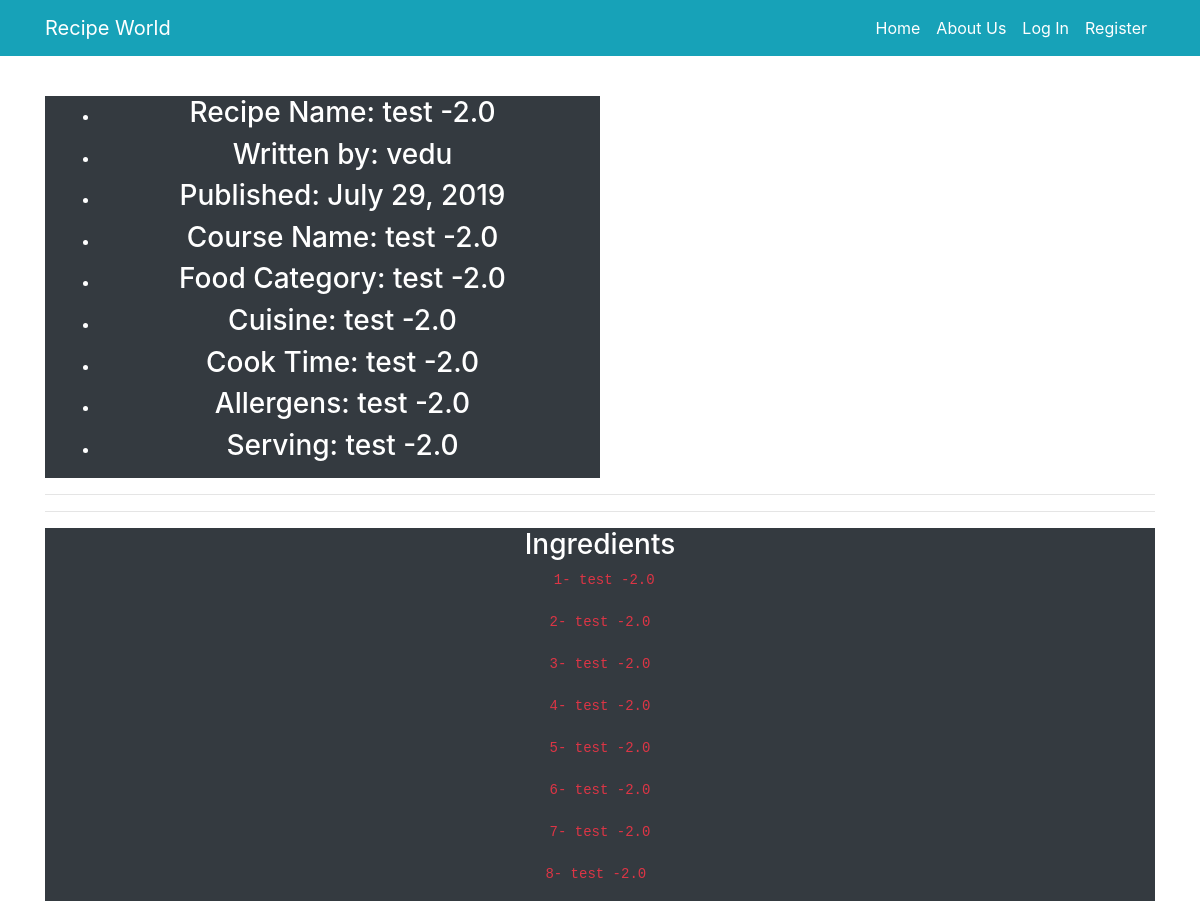
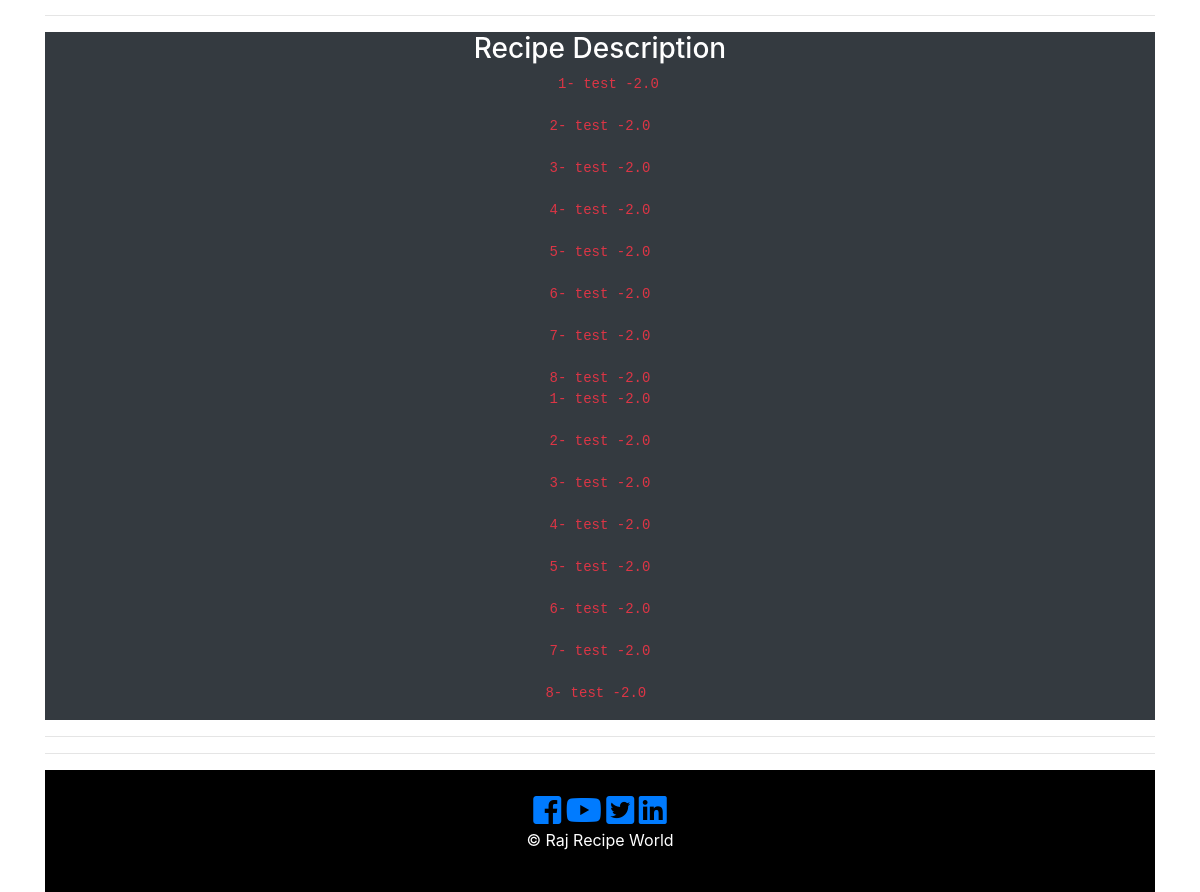
/4, run on the app's committed database (2 pictures, top to bottom).
### recipe_app/models.py (models this page shows, shortened)
class RecipePost(db.Model):
    users = db.relationship(User)
    id = db.Column(db.Integer, primary_key=True)
    user_id = db.Column(db.Integer, db.ForeignKey('users.id'), nullable=False)
    date = db.Column(db.DateTime, nullable=False, default=datetime.utcnow)
    recipe_image = db.Column(db.String(128), default=None, nullable=True)
    recipe_name = db.Column(db.String(164), nullable=False)
    course = db.Column(db.String(164), nullable=False)
    food_category = db.Column(db.String(164), nullable=False)
    cuisine = db.Column(db.String(164), nullable=False)
    prep_time = db.Column(db.String(164), nullable=False)
    cook_time = db.Column(db.String(164), nullable=False)
    allergens = db.Column(db.String(164), nullable=False)
    serving = db.Column(db.String(164), nullable=False)
    ingredients = db.Column(db.Text, nullable=False)
    recipe_description = db.Column(db.Text, nullable=False)

class User(db.Model, UserMixin):
     __tablename__ = 'users'
     id = db.Column(db.Integer, primary_key = True)
     picture = db.Column(db.String(128), default='default_profile.png', nullable=False)
     email = db.Column(db.String(64), unique=True, index=True)
     username = db.Column(db.String(64), unique=True, index=True)
     password_hash = db.Column(db.String(128))
     recipe = db.relationship('RecipePost', backref='author', lazy=True)

### recipe_app/users/views.py (the view)
@users.route("/<username>")
def user_recipies(username):
    page = request.args.get('page',1,type=int)
    user = User.query.filter_by(username=username).first_or_404()
    recipies_posted = RecipePost.query.filter_by(author=user).order_by(RecipePost.date.desc()).paginate(page=page,per_page=5)
    return render_template('user_recipe_posts.html', recipies_posted=recipies_posted, user=user)

### recipe_app/recipe_posts/views.py (called while the page is built)
@recipe_posts.route('/<int:recipe_post_id>')
def recipe_post(recipe_post_id):
    recipe_post = RecipePost.query.get_or_404(recipe_post_id)
    return render_template('recipe_post.html', recipe_name=recipe_post.recipe_name,
                            date=recipe_post.date, recipe=recipe_post
    )

### recipe_app/templates/recipe_post.html (shortened to what this page needs)
{% extends "base.html" %}
{% block content %}
  <section id="" class="text-center text-white">
    <div class="container">
      <div class="row">
        <div class="col-md-6 bg-dark">
          <ul class="">
              <li class="">
                  <h3> Recipe Name: {{ recipe.recipe_name }}</h3>
              </li>
              <li class="">
                <h3>Written by: {{recipe.author.username}}</h3>
              </li>
              <li class="">
                <h3>Published: {{recipe.date.strftime('%B %d, %Y') }}</h3>
              </li>
              <li class="">
                  <h3> Course Name: {{recipe.course}} </h3>
              </li>
              <li class="">
                <h3>Food Category: {{recipe.food_category}}</h3>
              </li>
              <li class="">
                <h3>Cuisine: {{ recipe.cuisine }}</h3>
              </li>
              <li class="">
                <h3> Cook Time: {{recipe.cook_time}}</h3>
              </li>
              <li class="">
                <h3> Allergens: {{ recipe.allergens }}</h3>
              </li>
              <li class="">
                <h3>Serving: {{ recipe.serving }}</h3>
              </li>
            </ul>
        </div>
        <div class="col-md-6">
              <div class="col-lg-5">
                  <div class="col-xs-12 col-sm-12 col-md-12 col-lg-12">
                    <div class="thumbnail">
                    </div>
                  </div>
              </div>
        </div>
      </div>
    </div>
</section>
<hr>
<hr>
  <div>
    <div class="container text-center text-white">
      <div class="row">
            <div class="col-md-12 bg-dark">
              <h3> Ingredients </h3>
                <div>
                  <pre class="text-danger"> {{recipe.ingredients}} </pre>
               </div>
            </div>
        </div>
      </div>
    </div>
<hr>
  <div>
    <div class="container text-center text-white">
      <div class="row">
            <div class="col-md-12 bg-dark">
              <h3> Recipe Description </h3>
              <div>
              <pre class="text-danger">  {{recipe.recipe_description}} </pre>
            </div>
        </div>
    </div>
  </div>
<hr>
 <hr>
{% endblock content %}

### data on the page
RecipePost: recipe_name "test -2.0", date "July 29, 2019", course "test -2.0", food_category "test -2.0", cuisine "test -2.0", cook_time "test -2.0", allergens "test -2.0", serving "test -2.0", ingredients "1- test -2.0 2- test -2.0 3- test -2.0 4- test -2.0 5- test -2.0 6- test -2.0 7- test -2.0 8- test -2.0", recipe_description "1- test -2.0 2- test -2.0 3- test -2.0 4- test -2.0 5- test -2.0 6- test -2.0 7- test -2.0 8- test -2.0 1- test -2.0 2- test -2.0 3- test -2.0 4- test -2.0 5- test -2.0 6- test -2.0 7- test -2.0 8- test -2.0"
User: author.username "vedu"
